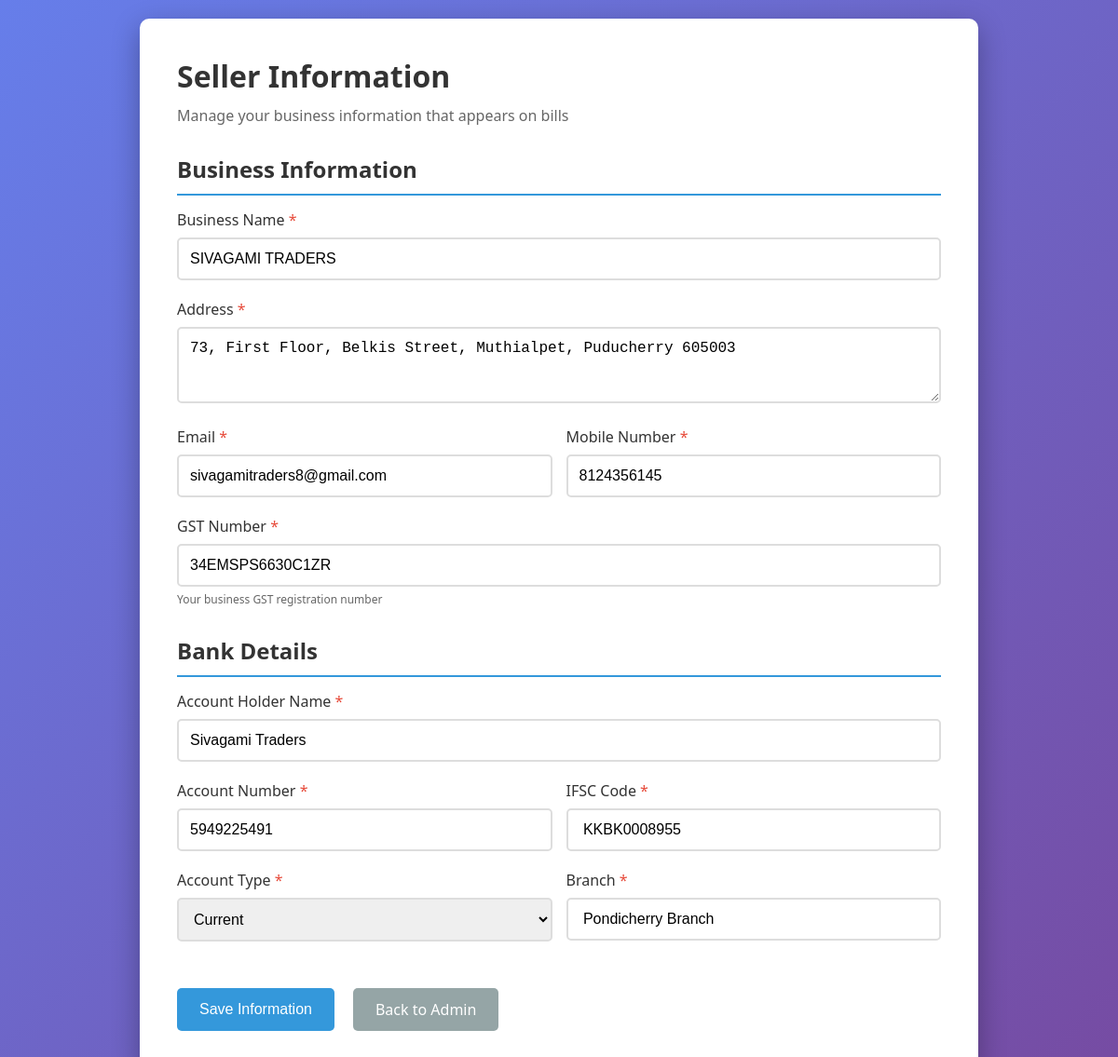
The page /admin/seller-info on the database its author committed.
### tables this page shows
CREATE TABLE seller_info (
            id INTEGER PRIMARY KEY AUTOINCREMENT,
            seller_name TEXT NOT NULL,
            address TEXT,
            email TEXT,
            mobile TEXT,
            gst_number TEXT,
            account_name TEXT,
            account_number TEXT,
            ifsc_code TEXT,
            account_type TEXT,
            branch TEXT,
            created_at TIMESTAMP DEFAULT CURRENT_TIMESTAMP,
            updated_at TIMESTAMP DEFAULT CURRENT_TIMESTAMP
        , state TEXT);

### routes/admin.py (the view)
@admin_bp.route('/seller-info')
def seller_info():
    conn = get_db_connection()
    seller = conn.execute('SELECT * FROM seller_info ORDER BY id DESC LIMIT 1').fetchone()
    conn.close()
    return render_template('admin/seller_info.html', seller=seller)

### database.py (called while the page is built)
def get_db_connection():
    conn = sqlite3.connect(DATABASE)
    conn.row_factory = sqlite3.Row
    return conn

### templates/admin/seller_info.html (shortened to what this page needs)
<!DOCTYPE html>
<html lang="en">
<head>
</head>
<body>
    <div class="container">
        <h1>Seller Information</h1>
        <p class="subtitle">Manage your business information that appears on bills</p>
        <form method="POST" action="{{ url_for('admin.update_seller_info') }}">
            <h2>Business Information</h2>
            <div class="form-group">
                <label for="seller_name">Business Name <span class="required">*</span></label>
                <input type="text" id="seller_name" name="seller_name" required
                       value="{{ seller['seller_name'] if seller else '' }}"
                       placeholder="Enter your business name">
            </div>
            <div class="form-group">
                <label for="address">Address <span class="required">*</span></label>
                <textarea id="address" name="address" rows="3" required
                          placeholder="Enter your business address">{{ seller['address'] if seller else '' }}</textarea>
            </div>
            <div class="form-row">
                <div class="form-group">
                    <label for="email">Email <span class="required">*</span></label>
                    <input type="email" id="email" name="email" required
                           value="{{ seller['email'] if seller else '' }}"
                           placeholder="business@example.com">
                </div>
                <div class="form-group">
                    <label for="mobile">Mobile Number <span class="required">*</span></label>
                    <input type="text" id="mobile" name="mobile" required
                           value="{{ seller['mobile'] if seller else '' }}"
                           placeholder="1234567890">
                </div>
            </div>
            <div class="form-group">
                <label for="gst_number">GST Number <span class="required">*</span></label>
                <input type="text" id="gst_number" name="gst_number" required
                       value="{{ seller['gst_number'] if seller else '' }}"
                       placeholder="Enter GST number">
                <div class="help-text">Your business GST registration number</div>
            </div>
            <h2>Bank Details</h2>
            <div class="form-group">
                <label for="account_name">Account Holder Name <span class="required">*</span></label>
                <input type="text" id="account_name" name="account_name" required
                       value="{{ seller['account_name'] if seller else '' }}"
                       placeholder="Enter account holder name">
            </div>
            <div class="form-row">
                <div class="form-group">
                    <label for="account_number">Account Number <span class="required">*</span></label>
                    <input type="text" id="account_number" name="account_number" required
                           value="{{ seller['account_number'] if seller else '' }}"
                           placeholder="Enter account number">
                </div>
                <div class="form-group">
                    <label for="ifsc_code">IFSC Code <span class="required">*</span></label>
                    <input type="text" id="ifsc_code" name="ifsc_code" required
                           value="{{ seller['ifsc_code'] if seller else '' }}"
                           placeholder="Enter IFSC code">
                </div>
            </div>
            <div class="form-row">
                <div class="form-group">
                    <label for="account_type">Account Type <span class="required">*</span></label>
                    <select id="account_type" name="account_type" required>
                        <option value="Current" {% if seller and seller['account_type'] == 'Current' %}selected{% endif %}>Current</option>
                    </select>
                </div>
                <div class="form-group">
                    <label for="branch">Branch <span class="required">*</span></label>
                    <input type="text" id="branch" name="branch" required
                           value="{{ seller['branch'] if seller else '' }}"
                           placeholder="Enter branch name">
                </div>
            </div>
            <div class="button-group">
                <button type="submit" class="btn btn-primary">Save Information</button>
                <a href="{{ url_for('admin.index') }}" class="btn btn-secondary">Back to Admin</a>
            </div>
        </form>
    </div>
</body>
</html>

### templates/admin/seller_info.html (style rules this page uses)
* { margin: 0; padding: 0; box-sizing: border-box; }
body { font-family: 'Segoe UI', Tahoma, Geneva, Verdana, sans-serif; background: linear-gradient(135deg, #667eea 0%, #764ba2 100%); min-height: 100vh; padding: 20px; }
.container { max-width: 900px; margin: 0 auto; background: white; border-radius: 10px; box-shadow: 0 10px 30px rgba(0,0,0,0.3); padding: 40px; }
h1 { color: #333; margin-bottom: 10px; }
h2 { color: #333; margin: 30px 0 15px 0; padding-bottom: 10px; border-bottom: 2px solid #3498db; }
.subtitle { color: #666; margin-bottom: 30px; }
.form-group { margin-bottom: 20px; }
label { display: block; margin-bottom: 8px; color: #333; font-weight: 500; }
.required { color: #e74c3c; }
input, select, textarea { width: 100%; padding: 12px; border: 2px solid #ddd; border-radius: 5px; font-size: 16px; transition: border-color 0.3s; }
.form-row { display: grid; grid-template-columns: 1fr 1fr; gap: 15px; }
.btn { padding: 12px 24px; border: none; border-radius: 5px; cursor: pointer; font-size: 16px; transition: all 0.3s; text-decoration: none; display: inline-block; }
.btn-primary { background: #3498db; color: white; }
.btn-secondary { background: #95a5a6; color: white; margin-left: 10px; }
.button-group { display: flex; gap: 10px; margin-top: 30px; }
.help-text { font-size: 12px; color: #666; margin-top: 5px; }

### rows shown on the page
seller_info: seller_name "SIVAGAMI TRADERS", address "73, First Floor, Belkis Street, Muthialpet, Puducherry 605003", email "sivagamitraders8@gmail.com", mobile "8124356145", gst_number "34EMSPS6630C1ZR", account_name "Sivagami Traders", account_number "5949225491", ifsc_code "KKBK0008955", account_type "Current", branch "Pondicherry Branch"
